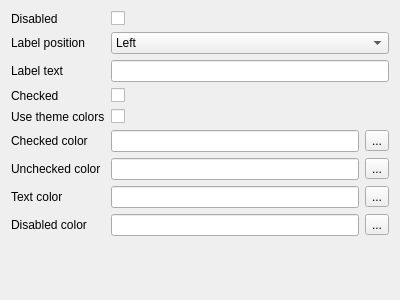
<?xml version="1.0" encoding="UTF-8"?>
<ui version="4.0">
 <class>CheckBoxSettingsForm</class>
 <widget class="QWidget" name="CheckBoxSettingsForm">
  <property name="geometry">
   <rect>
    <x>0</x>
    <y>0</y>
    <width>400</width>
    <height>300</height>
   </rect>
  </property>
  <property name="windowTitle">
   <string>Form</string>
  </property>
  <layout class="QVBoxLayout" name="verticalLayout">
   <item>
    <layout class="QFormLayout" name="formLayout">
     <item row="0" column="0">
      <widget class="QLabel" name="disabledLabel">
       <property name="text">
        <string>Disabled</string>
       </property>
      </widget>
     </item>
     <item row="0" column="1">
      <widget class="QCheckBox" name="disabledCheckBox"/>
     </item>
     <item row="1" column="0">
      <widget class="QLabel" name="labelPositionLabel">
       <property name="text">
        <string>Label position</string>
       </property>
      </widget>
     </item>
     <item row="1" column="1">
      <widget class="QComboBox" name="labelPositionComboBox">
       <item>
        <property name="text">
         <string>Left</string>
        </property>
       </item>
       <item>
        <property name="text">
         <string>Right</string>
        </property>
       </item>
      </widget>
     </item>
     <item row="2" column="0">
      <widget class="QLabel" name="labelTextLabel">
       <property name="text">
        <string>Label text</string>
       </property>
      </widget>
     </item>
     <item row="2" column="1">
      <widget class="QLineEdit" name="labelTextLineEdit"/>
     </item>
     <item row="3" column="0">
      <widget class="QLabel" name="checkedLabel">
       <property name="text">
        <string>Checked</string>
       </property>
      </widget>
     </item>
     <item row="3" column="1">
      <widget class="QCheckBox" name="checkedCheckBox"/>
     </item>
     <item row="4" column="0">
      <widget class="QLabel" name="useThemeColorsLabel">
       <property name="text">
        <string>Use theme colors</string>
       </property>
      </widget>
     </item>
     <item row="4" column="1">
      <widget class="QCheckBox" name="useThemeColorsCheckBox"/>
     </item>
     <item row="5" column="0">
      <widget class="QLabel" name="checkedColorLabel">
       <property name="text">
        <string>Checked color</string>
       </property>
      </widget>
     </item>
     <item row="5" column="1">
      <layout class="QHBoxLayout" name="horizontalLayout">
       <item>
        <widget class="QLineEdit" name="checkedColorLineEdit"/>
       </item>
       <item>
        <widget class="QToolButton" name="checkedColorToolButton">
         <property name="text">
          <string>...</string>
         </property>
        </widget>
       </item>
      </layout>
     </item>
     <item row="6" column="0">
      <widget class="QLabel" name="uncheckedColorLabel">
       <property name="text">
        <string>Unchecked color</string>
       </property>
      </widget>
     </item>
     <item row="6" column="1">
      <layout class="QHBoxLayout" name="horizontalLayout_2">
       <item>
        <widget class="QLineEdit" name="uncheckedColorLineEdit"/>
       </item>
       <item>
        <widget class="QToolButton" name="uncheckedColorToolButton">
         <property name="text">
          <string>...</string>
         </property>
        </widget>
       </item>
      </layout>
     </item>
     <item row="7" column="0">
      <widget class="QLabel" name="textColorLabel">
       <property name="text">
        <string>Text color</string>
       </property>
      </widget>
     </item>
     <item row="8" column="0">
      <widget class="QLabel" name="disabledColorLabel">
       <property name="text">
        <string>Disabled color</string>
       </property>
      </widget>
     </item>
     <item row="7" column="1">
      <layout class="QHBoxLayout" name="horizontalLayout_3">
       <item>
        <widget class="QLineEdit" name="textColorLineEdit"/>
       </item>
       <item>
        <widget class="QToolButton" name="textColorToolButton">
         <property name="text">
          <string>...</string>
         </property>
        </widget>
       </item>
      </layout>
     </item>
     <item row="8" column="1">
      <layout class="QHBoxLayout" name="horizontalLayout_4">
       <item>
        <widget class="QLineEdit" name="disabledColorLineEdit"/>
       </item>
       <item>
        <widget class="QToolButton" name="disabledColorToolButton">
         <property name="text">
          <string>...</string>
         </property>
        </widget>
       </item>
      </layout>
     </item>
    </layout>
   </item>
  </layout>
 </widget>
 <resources/>
 <connections/>
</ui>
